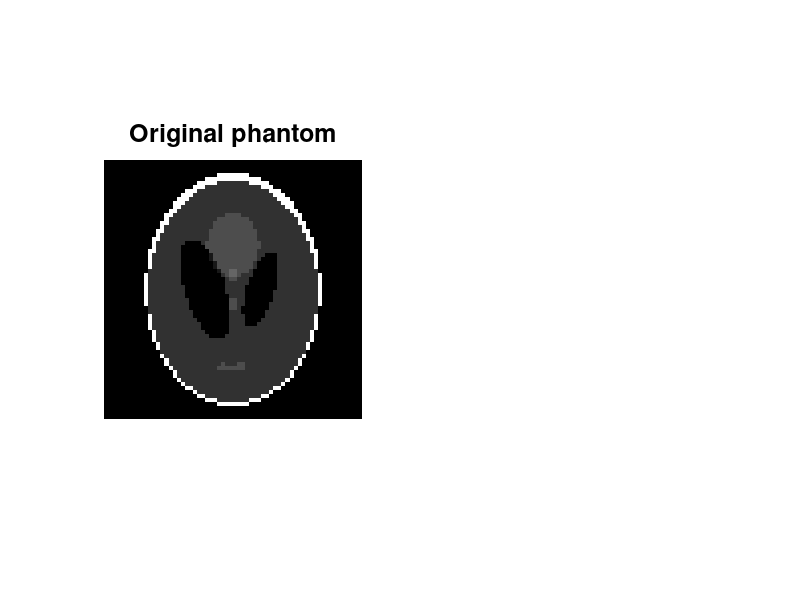

MATLAB code to generate this figure: (Note: this script raises an error after producing the figure.)
clear; close all;
path(path,genpath(pwd));

% problem size
n = 64;
ratio = .3;
p = n; q = n; % p x q is the size of image
m = round(ratio*n^2);

% sensing matrix
A = rand(m,p*q)-.5;

% original image
I = phantom(n);
nrmI = norm(I,'fro');
figure();
subplot(121); imshow(I,[]);
title('Original phantom','fontsize',18); drawnow;

% observation
f = A*I(:);
favg = mean(abs(f));

% add noise
fnoise = .5*favg*randn(m,1);
f = f + fnoise;

[x, his] = lasso_tv(A, f, 100, 1, 1);
